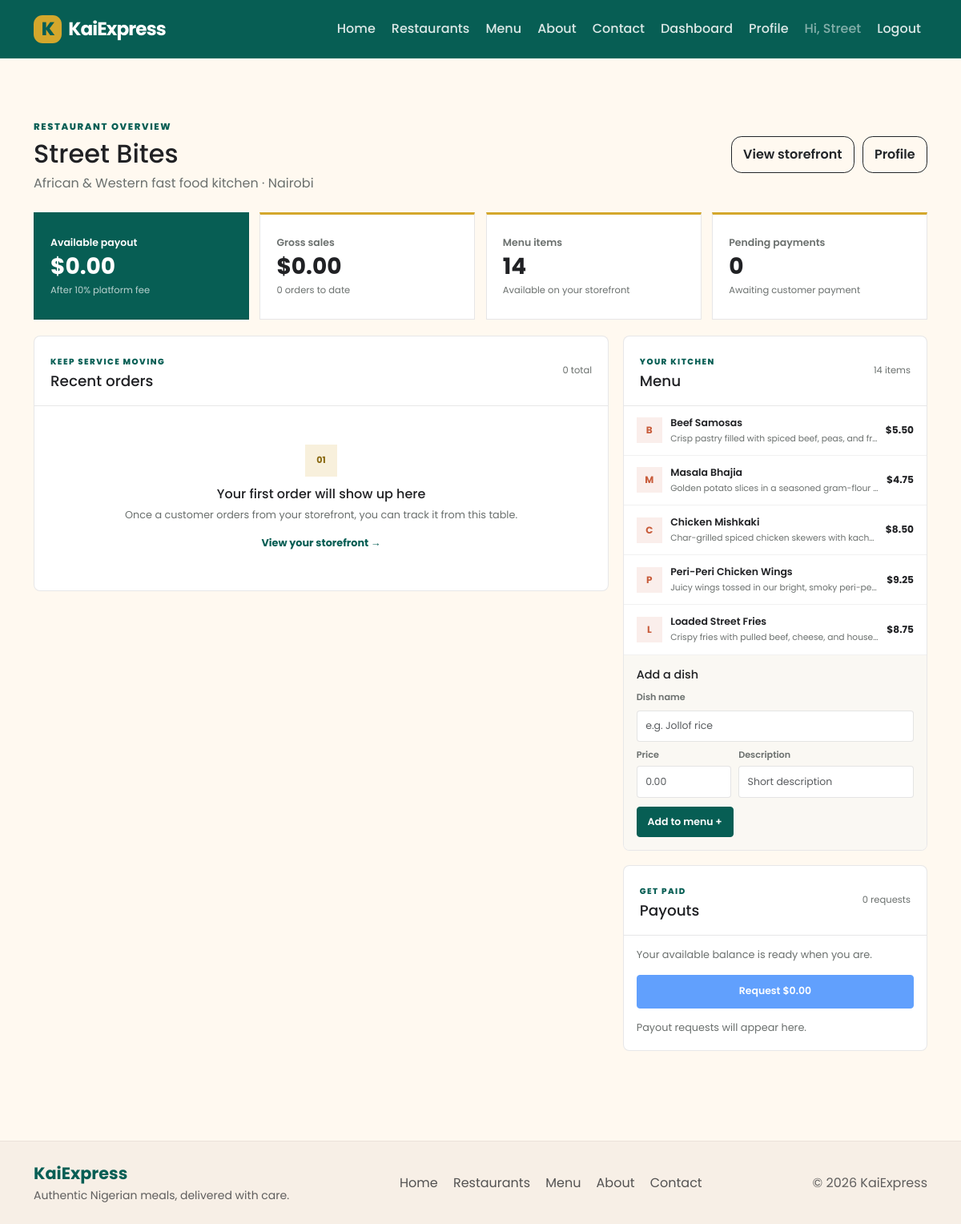
The page /restaurant/dashboard (signed in) on the database its author committed.
### packages/models.py (models this page shows, shortened)
class User(db.Model, UserMixin):
    __tablename__ = "users"
    id = db.Column(db.Integer, primary_key=True)
    name = db.Column(db.String(100), nullable=False)
    email = db.Column(db.String(120), unique=True, nullable=False)
    password_hash = db.Column(db.String(255), nullable=False)
    is_restaurant = db.Column(db.Boolean, default=False)
    cuisine = db.Column(db.String(80))
    city = db.Column(db.String(80))
    menu_items = db.relationship(
        "MenuItem",
        backref="restaurant",
        lazy=True
    )
    customer_orders = db.relationship(
        "Order",
        foreign_keys="Order.customer_id",
        backref="customer",
        lazy=True
    )
    restaurant_orders = db.relationship(
        "Order",
        foreign_keys="Order.restaurant_id",
        backref="restaurant",
        lazy=True
    )

class MenuItem(db.Model):
    __tablename__ = "menu_items"
    id = db.Column(db.Integer, primary_key=True)
    title = db.Column(db.String(120), nullable=False)
    description = db.Column(db.Text, nullable=False)
    price = db.Column(db.Float, nullable=False)
    restaurant_id = db.Column(
        db.Integer,
        db.ForeignKey("users.id"),
        nullable=False
    )

### packages/admin_routes.py (the view)
    @app.route("/restaurant/dashboard")
    @login_required
    def restaurant_dashboard():
        if not current_user.is_authenticated or not current_user.is_restaurant:
            flash("Unauthorized access.", "danger")
            return redirect(url_for("home"))
        orders = Order.query.filter_by(restaurant_id=current_user.id).order_by(Order.created_at.desc()).all()
        menu = MenuItem.query.filter_by(restaurant_id=current_user.id).all()
        payouts = Payout.query.filter_by(restaurant_id=current_user.id).order_by(Payout.requested_at.desc()).all()
        return render_template(
            "admin/dashboard.html",
            orders=orders,
            menu=menu,
            payouts=payouts,
            payout_summary=payout_summary(current_user.id, Order, Payout),
        )

### packages/templates/admin/dashboard.html (shortened to what this page needs)
{% extends "base.html" %}
{% block content %}
<div class="restaurant-dashboard">
  <header class="dashboard-heading">
    <div>
      <span class="eyebrow">Restaurant overview</span>
      <h1>{{ current_user.name }}</h1>
      <p>{{ current_user.cuisine }} kitchen <span aria-hidden="true">&middot;</span> {{ current_user.city }}</p>
    </div>
    <nav class="dashboard-actions" aria-label="Restaurant actions">
      <a class="btn btn-outline-dark" href="{{ url_for('restaurant_page', restaurant_id=current_user.id) }}">View storefront</a>
      <a class="btn btn-outline-dark" href="{{ url_for('restaurant_profile') }}">Profile</a>
    </nav>
  </header>
  <section class="dashboard-stats" aria-label="Restaurant performance">
    <article class="dashboard-stat dashboard-stat-featured">
      <span>Available payout</span>
      <strong>${{ '%.2f'|format(payout_summary.available) }}</strong>
      <small>After 10% platform fee</small>
    </article>
    <article class="dashboard-stat">
      <span>Gross sales</span>
      <strong>${{ '%.2f'|format(payout_summary.gross) }}</strong>
      <small>{{ orders|length }} orders to date</small>
    </article>
    <article class="dashboard-stat">
      <span>Menu items</span>
      <strong>{{ menu|length }}</strong>
      <small>Available on your storefront</small>
    </article>
    <article class="dashboard-stat">
      <span>Pending payments</span>
      <strong>{{ orders|selectattr('payment_status', 'equalto', 'pending')|list|length }}</strong>
      <small>Awaiting customer payment</small>
    </article>
  </section>
  <div class="dashboard-columns">
    <section class="dashboard-panel dashboard-orders" aria-labelledby="recent-orders-title">
      <div class="dashboard-panel-heading">
        <div>
          <span class="eyebrow">Keep service moving</span>
          <h2 id="recent-orders-title">Recent orders</h2>
        </div>
        <span class="dashboard-count">{{ orders|length }} total</span>
      </div>
      {% if orders %}
      <div class="table-responsive">
        <table class="table dashboard-table align-middle mb-0">
          <thead>
            <tr>
              <th scope="col">Customer</th>
              <th scope="col">Order</th>
              <th scope="col">Placed</th>
              <th scope="col">Total</th>
              <th scope="col">Payment</th>
            </tr>
          </thead>
          <tbody>
            {% for order in orders[:8] %}
            <tr>
              <td>
                <strong>{{ order.customer_name or 'Guest customer' }}</strong>
                <small>Qty {{ order.quantity }}</small>
              </td>
              <td>{{ order.menu_item.title }}</td>
              <td>{{ order.created_at.strftime('%b %d, %H:%M') if order.created_at else 'Just now' }}</td>
              <td class="dashboard-order-total">${{ '%.2f'|format((order.price or 0) * (order.quantity or 1)) }}</td>
              <td><span class="payment-status payment-status-{{ order.payment_status|lower }}">{{ order.payment_status|capitalize }}</span></td>
            </tr>
            {% endfor %}
          </tbody>
        </table>
      </div>
      {% else %}
      <div class="dashboard-empty">
        <span class="dashboard-empty-mark" aria-hidden="true">01</span>
        <h3>Your first order will show up here</h3>
        <p>Once a customer orders from your storefront, you can track it from this table.</p>
        <a href="{{ url_for('restaurant_page', restaurant_id=current_user.id) }}">View your storefront <span aria-hidden="true">&rarr;</span></a>
      </div>
      {% endif %}
    </section>
    <aside class="dashboard-sidebar">
      <section class="dashboard-panel dashboard-menu-panel" aria-labelledby="menu-title">
        <div class="dashboard-panel-heading">
          <div>
            <span class="eyebrow">Your kitchen</span>
            <h2 id="menu-title">Menu</h2>
          </div>
          <span class="dashboard-count">{{ menu|length }} items</span>
        </div>
        <ul class="dashboard-menu-list">
          {% for item in menu[:5] %}
          <li>
            <span class="dashboard-menu-initial" aria-hidden="true">{{ item.title[:1]|upper }}</span>
            <span class="dashboard-menu-name">{{ item.title }}<small>{{ item.description }}</small></span>
            <strong>${{ '%.2f'|format(item.price) }}</strong>
          </li>
          {% else %}
          <li class="dashboard-menu-empty">No menu items yet. Add your first dish below.</li>
          {% endfor %}
        </ul>
        <form method="post" action="{{ url_for('add_menu_item') }}" class="dashboard-add-form">
          <h3>Add a dish</h3>
          <label for="menu-title-input">Dish name</label>
          <input class="form-control" id="menu-title-input" name="title" maxlength="120" placeholder="e.g. Jollof rice" required>
          <div class="dashboard-form-row">
            <div>
              <label for="menu-price-input">Price</label>
              <input class="form-control" id="menu-price-input" name="price" type="number" min="0.01" step="0.01" placeholder="0.00" required>
            </div>
            <div>
              <label for="menu-description-input">Description</label>
              <input class="form-control" id="menu-description-input" name="description" maxlength="500" placeholder="Short description" required>
            </div>
          </div>
          <button class="btn btn-primary" type="submit">Add to menu <span aria-hidden="true">+</span></button>
        </form>
      </section>
      <section class="dashboard-panel dashboard-payout-panel" aria-labelledby="payout-title">
        <div class="dashboard-panel-heading">
          <div>
            <span class="eyebrow">Get paid</span>
            <h2 id="payout-title">Payouts</h2>
          </div>
          <span class="dashboard-count">{{ payouts|length }} requests</span>
        </div>
        <p class="dashboard-payout-copy">Your available balance is ready when you are.</p>
        <form method="post" action="{{ url_for('request_payout') }}">
          <button class="btn btn-primary w-100" type="submit" {% if payout_summary.available <= 0 %}disabled{% endif %}>Request ${{ '%.2f'|format(payout_summary.available) }}</button>
        </form>
        {% if payouts %}
        <ul class="dashboard-payout-list">
          {% for payout in payouts[:3] %}
          <li>
            <span><strong>${{ '%.2f'|format(payout.amount) }}</strong><small>{{ payout.requested_at.strftime('%b %d, %Y') if payout.requested_at else 'Date pending' }}</small></span>
            <span class="payment-status payment-status-{{ payout.status|lower }}">{{ payout.status|capitalize }}</span>
          </li>
          {% endfor %}
        </ul>
        {% else %}
        <p class="dashboard-payout-empty">Payout requests will appear here.</p>
        {% endif %}
      </section>
    </aside>
  </div>
</div>
{% endblock %}

### packages/templates/base.html (shortened to what this page needs)
<!doctype html>
<html lang="en">
  <head>
    <link href="https://cdn.jsdelivr.net/npm/bootstrap@5.3.3/dist/css/bootstrap.min.css" rel="stylesheet">
    <link href="{{ url_for('static', filename='app.css') }}" rel="stylesheet">
  </head>
  <body>
    <nav class="navbar navbar-expand-lg navbar-dark" aria-label="Main navigation">
      <div class="container">
        <a class="navbar-brand fw-bold d-flex align-items-center gap-2" href="{{ url_for('home') }}">
          <span class="brand-mark">K</span>
          <span>KaiExpress</span>
        </a>
        <div class="collapse navbar-collapse" id="navMenu">
          <ul class="navbar-nav ms-auto mb-2 mb-lg-0 align-items-lg-center gap-lg-1">
            <li class="nav-item"><a class="nav-link {% if request.endpoint == 'home' %}active{% endif %}" href="{{ url_for('home') }}">Home</a></li>
            <li class="nav-item"><a class="nav-link {% if request.endpoint == 'restaurants_page' %}active{% endif %}" href="{{ url_for('restaurants_page') }}">Restaurants</a></li>
            <li class="nav-item"><a class="nav-link {% if request.endpoint == 'menu_page' %}active{% endif %}" href="{{ url_for('menu_page') }}">Menu</a></li>
            <li class="nav-item"><a class="nav-link {% if request.endpoint == 'about_page' %}active{% endif %}" href="{{ url_for('about_page') }}">About</a></li>
            <li class="nav-item"><a class="nav-link {% if request.endpoint == 'contact_page' %}active{% endif %}" href="{{ url_for('contact_page') }}">Contact</a></li>
            {% if session.get('platform_admin_authenticated') %}
              <li class="nav-item"><a class="nav-link {% if request.endpoint == 'platform_admin_dashboard' %}active{% endif %}" href="{{ url_for('platform_admin_dashboard') }}">Admin dashboard</a></li>
              <li class="nav-item"><a class="nav-link" href="{{ url_for('platform_admin_logout') }}">Log out</a></li>
            {% elif current_user.is_authenticated %}
              {% if current_user.is_restaurant %}
                <li class="nav-item"><a class="nav-link" href="{{ url_for('restaurant_dashboard') }}">Dashboard</a></li>
                <li class="nav-item"><a class="nav-link" href="{{ url_for('restaurant_profile') }}">Profile</a></li>
              {% else %}
                <li class="nav-item"><a class="nav-link" href="{{ url_for('orders') }}">My Orders</a></li>
              {% endif %}
              <li class="nav-item"><span class="nav-link text-white-50">Hi, {{ current_user.name.split(' ')[0] }}</span></li>
              <li class="nav-item"><a class="nav-link" href="{{ url_for('restaurant_logout' if current_user.is_restaurant else 'logout') }}">Logout</a></li>
            {% endif %}
          </ul>
        </div>
      </div>
    </nav>
    <main id="main-content" class="container my-5">
      {% block content %}{% endblock %}
    </main>
    <footer class="site-footer" id="contact">
      <div class="container d-flex flex-wrap justify-content-between gap-3 align-items-center">
        <div>
          <div class="footer-brand">KaiExpress</div>
          <small>Authentic Nigerian meals, delivered with care.</small>
        </div>
        <div class="footer-links">
          <a href="{{ url_for('home') }}">Home</a>
          <a href="{{ url_for('restaurants_page') }}">Restaurants</a>
          <a href="{{ url_for('menu_page') }}">Menu</a>
          <a href="{{ url_for('about_page') }}">About</a>
          <a href="{{ url_for('contact_page') }}">Contact</a>
        </div>
        <div class="footer-copy">&copy; 2026 KaiExpress</div>
      </div>
    </footer>
  </body>
</html>

### rows shown on the page
User: name "Street", name "Street Bites", cuisine "African & Western fast food", city "Nairobi"
MenuItem: title "B", title "Beef Samosas", description "Crisp pastry filled with spiced beef, peas, and f…", price "5.50"
MenuItem: title "M", title "Masala Bhajia", description "Golden potato slices in a seasoned gram-flour…", price "4.75"
MenuItem: title "C", title "Chicken Mishkaki", description "Char-grilled spiced chicken skewers with kach…", price "8.50"
MenuItem: title "P", title "Peri-Peri Chicken Wings", description "Juicy wings tossed in our bright, smoky peri-pe…", price "9.25"
MenuItem: title "L", title "Loaded Street Fries", description "Crispy fries with pulled beef, cheese, and house…", price "8.75"

### other values the page prints
{{ '%.2f'|format(payout_summary.available) }} "0.00"
{{ '%.2f'|format(payout_summary.gross) }} "0.00"
{{ orders|length }} "0"
{{ menu|length }} "14"
{{ orders|selectattr('payment_status', 'equalto', 'pending')|list|length }} "0"
{{ payouts|length }} "0"
